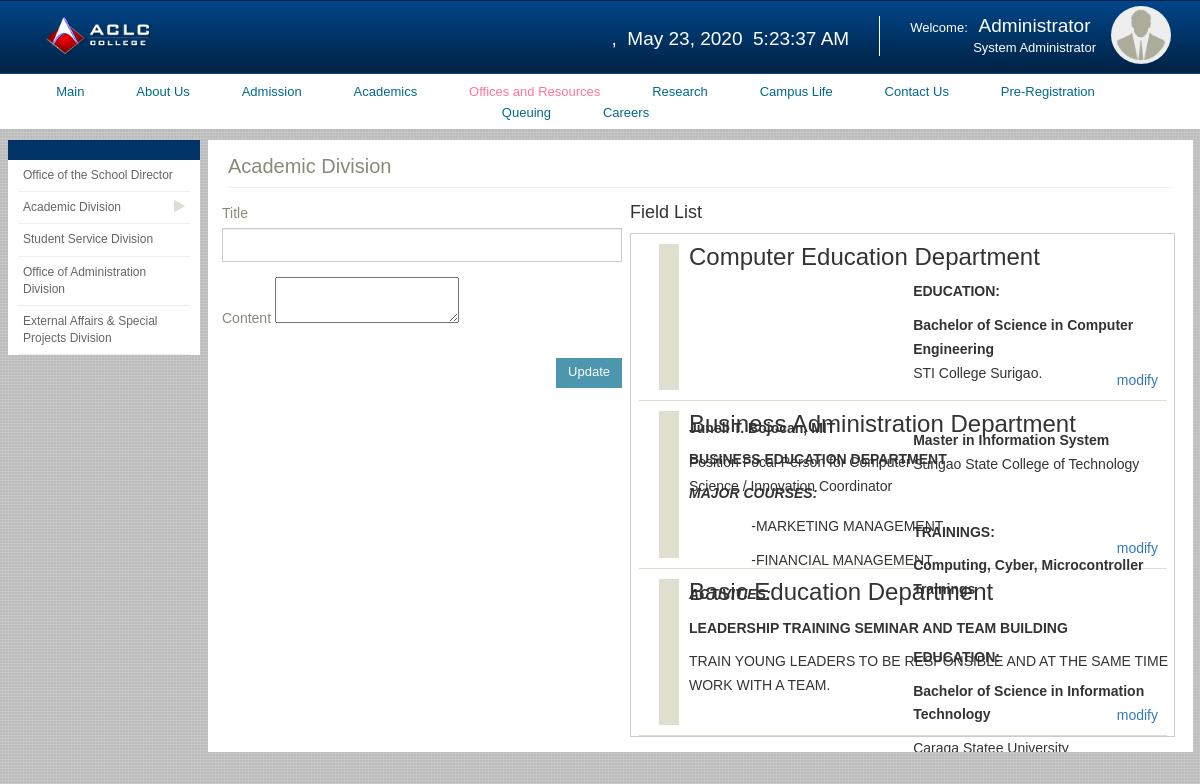
Page /index.php/admin/office_and_resources/academic_division on the committed database.
### tables this page shows
CREATE TABLE `acad_div` (
  `ad_id` int(11) NOT NULL,
  `title` varchar(225) DEFAULT NULL,
  `content` text,
  `date_posted` date DEFAULT NULL,
  `ac_id` int(11) DEFAULT NULL
);

### application/controllers/admin/office_and_resources/academic_division.php (called while the page is built, shortened)
<?php
class Academic_Division extends MY_Controller {
	public function index()
	{
		$data["info"] = $this->load_list();
		$this->load->view("admin/office_and_resources/header");
		$this->load->view("admin/office_and_resources/academic_division/body",$data);
	}
	public function load_list(){
		$this->load->model('acad_div');
		$sd = new Acad_Div;
		$getSD = $sd->get();
		return $getSD;
	}
}

### index.php (called while the page is built, shortened)
<?php
require_once BASEPATH.'core/CodeIgniter.php';

### application/core/MY_Model.php (called while the page is built, shortened)
<?php
	class MY_Model extends CI_Model{
		public function instatiate($qry_result){
			$toret = array();
			foreach ($qry_result as $row) {
				$model = new $class;
				$model->populate($row);
				$toret[$row->{$this::DB_TABLE_PK}] = $model;
			}
			return $toret;
		}
		public function get($limit = 0, $offset = 0){
			$this->db->select('*');
			$this->db->from($this::DB_TABLE);
			$qry = $this->db->get();
			$toret = $this->instatiate($qry->result());
			return $toret;
		}
	}

### application/views/admin/office_and_resources/academic_division/body.php (the view, shortened to what this page needs)
<div class="container-fluid">
    <div class="row">
      	<div class="col-md-4 pr-0">
        	<div class="admission-leftpane bg-white">
          		<div class="head-blue ptb-10 bg-blue"></div>
      			<ul>
        			<li ><a href="<?= base_url()?>index.php/admin/office_and_resources/office_of_the_school_director">Office of the School Director</a><i class="fa fa-play"></i></li>
		            <li class="active"><a href="<?= base_url()?>index.php/admin/office_and_resources/academic_division">Academic Division</a><i class="fa fa-play"></i></li>
		            <li><a href="<?= base_url()?>index.php/admin/office_and_resources/student_service_division">Student Service Division</a></li>
		            <li><a href="<?= base_url()?>index.php/admin/office_and_resources/office_of_administration_division">Office of Administration Division</a><i class="fa fa-play"></i></li>
		            <li><a href="<?= base_url()?>index.php/admin/office_and_resources/external_affairs">External Affairs &amp; Special Projects Division</a><i class="fa fa-play"></i></li>
      			</ul>
        	</div>
    	</div>
    	<div class="col-md-20">
			<div class="mid-content ptb-15 bg-white oh">
				<h3 class="normal c-gray f-20 mb-15 bb pb-10">Academic Division</h3>
				<div class="row">
					<div class="col-md-10">
						<?php echo form_open_multipart('admin/office_and_resources/academic_division/save_text',array('id'=>'form-text-ad' , 'class' => 'form-horizontal', 'data-toggle' => "validator", 'method' => "post")) ?>
							<div class="form-group">
								<label for="title" style="font-weight: normal;" class="c-gray">Title</label>
								<input type="text" name="title" id="title" class="form-control" style="border-radius:0;" required>
							</div>
							<div class="form-group">
								<label for="content" style="font-weight: normal;" class="c-gray">Content</label>
								<textarea name="content" id="cont"></textarea>
							</div>
							<div class="form-group">
								<button type="submit" class="btn btn-primary pull-right" style="padding-top:5px;margin-bottom: 5px;margin-top:10px;" id="btn-save">Update</button>
							</div>
						</form>
					</div>
					<div class="col-md-14">
						<div class="col-md-24">
							<div class="row">
								<h4>Field List</h4>
							</div>
							<div class="row" style="border:1px solid #CCC;">
								<div class="col-md-24">
									<?php foreach($info as $key => $value):?>
										<div style="border-bottom:1px solid #dfdfd0;padding-bottom:10px;margin-top:10px;">
											<div class="row" style="border-left:20px solid #dfdfd0;margin-left:20px;">
												<div class="col-md-24" style="padding-left:10px;word-wrap:break-word;">
													<h3><?= ucwords($value->title)?></h3>
													<div style="height:90px;" class="ellip">
														<?= $value->content; ?>
													</div>
													<a href="#" class="pull-right edit" style="margin-right:10px;" attr="<?= $value->ad_id ?>">modify</a>
												</div>
											</div>
										</div>
									<?php endforeach;?>
								</div>
							</div>
						</div>
					</div>
				</div>
			</div>
		</div>

### rows in the picture
acad_div: title "Computer Education Department", content "Junell T. Bojocan, MIT Position Focal Person for Computer Science / Innovation Coordinator EDUCATION: Bachelor of Science in Computer Engineering STI College Surigao. Master in Information System Surigao State College of Technology TRAININGS: Computing, Cyber, Microcontroller Trainings EDUCATION: Bachelor of Science in Information Technology Caraga Statee University"
acad_div: title "Business Administration Department", content "BUSINESS EDUCATION DEPARTMENT MAJOR COURSES: -MARKETING MANAGEMENT -FINANCIAL MANAGEMENT ACTIVITIES: LEADERSHIP TRAINING SEMINAR AND TEAM BUILDING TRAIN YOUNG LEADERS TO BE RESPONSIBLE AND AT THE SAME TIME WORK WITH A TEAM."
acad_div: title "Basic Education Department"
